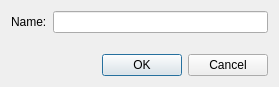
<?xml version="1.0" encoding="UTF-8"?>
<ui version="4.0">
 <class>TaskCreator</class>
 <widget class="QWidget" name="TaskCreator">
  <property name="geometry">
   <rect>
    <x>0</x>
    <y>0</y>
    <width>279</width>
    <height>87</height>
   </rect>
  </property>
  <property name="font">
   <font>
    <family>.AppleSystemUIFont</family>
   </font>
  </property>
  <property name="windowTitle">
   <string notr="true">New Task</string>
  </property>
  <layout class="QVBoxLayout" name="verticalLayout">
   <item>
    <layout class="QFormLayout" name="formLayout">
     <property name="fieldGrowthPolicy">
      <enum>QFormLayout::AllNonFixedFieldsGrow</enum>
     </property>
     <item row="0" column="0">
      <widget class="QLabel" name="nameLabel">
       <property name="text">
        <string>Name:</string>
       </property>
      </widget>
     </item>
     <item row="0" column="1">
      <widget class="QLineEdit" name="nameLineEdit"/>
     </item>
    </layout>
   </item>
   <item>
    <widget class="QDialogButtonBox" name="buttonBox">
     <property name="standardButtons">
      <set>QDialogButtonBox::Cancel|QDialogButtonBox::Ok</set>
     </property>
    </widget>
   </item>
  </layout>
 </widget>
 <resources/>
 <connections/>
</ui>
